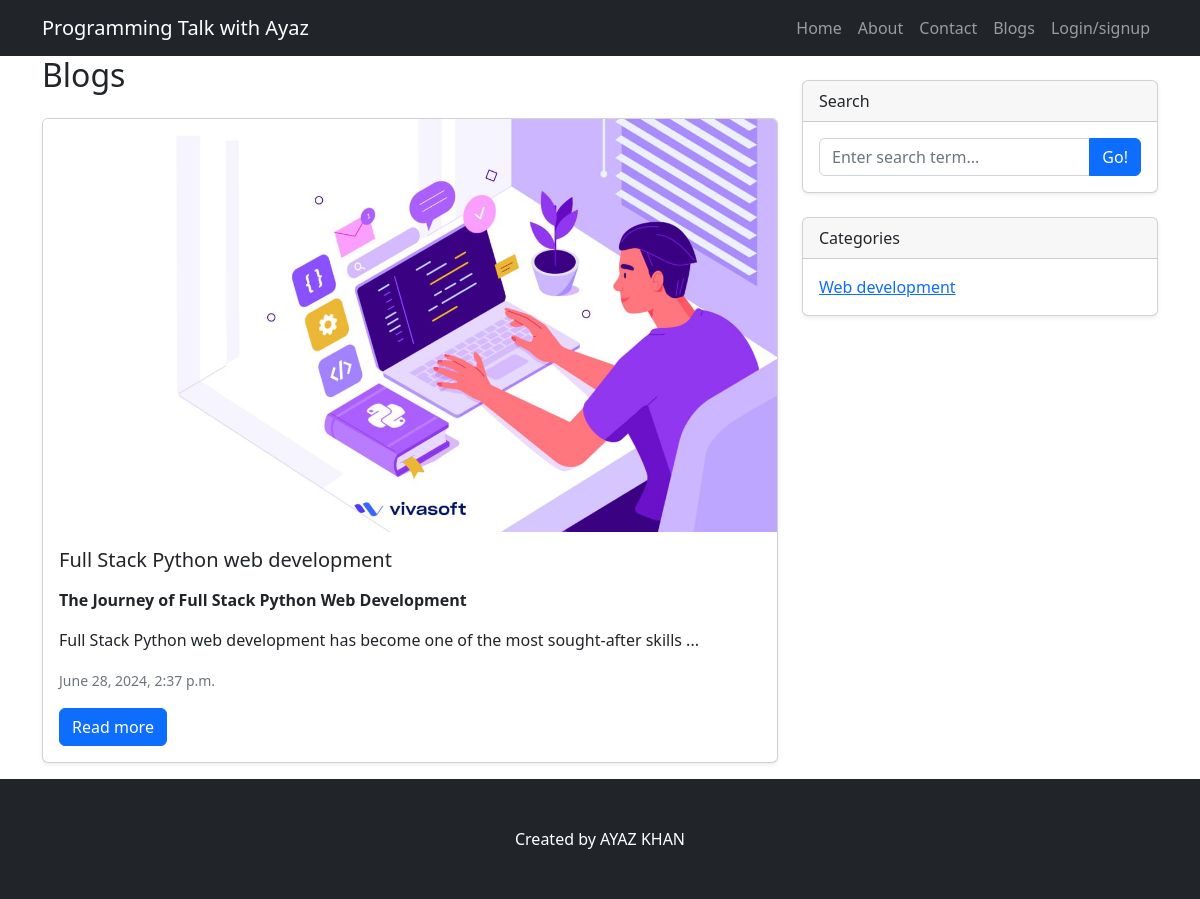
Screenshot of /blogs with the database file from the repository.
### blog/models.py (models this page shows, shortened)
class Blog(models.Model):
    user = models.ForeignKey(CustomUser, on_delete=models.CASCADE, null=True, blank=True)
    category = models.ForeignKey(Category, on_delete=models.CASCADE, null=True, blank=True)
    title = models.CharField(max_length=100, null=True, blank= True)
    author_name = models.CharField(max_length=100, null=True, blank=True)
    description = RichTextField(blank=True, null=True)
    image = models.ImageField(upload_to='blog/', null=True, blank=True)
    is_featured = models.BooleanField(default=False, null=True, blank=True)
    created_at = models.DateTimeField(auto_now_add=True)
    slug = models.SlugField(unique=True, blank=True, null=True)

class Category(models.Model):
    name = models.CharField(max_length=100, null=True, blank=True)
    slug = models.SlugField(max_length=100, unique=True, null=True, blank=True)
    is_active = models.BooleanField(default=True, null=True, blank=True)

### blog/views.py (the view)
# urls.py: path('blogs', views.blogs, name='blogs'),
def blogs(request):
    blog_obj = Blog.objects.all().order_by('-id')
    active_category = Category.objects.filter(is_active=True)
    context = {
        'blog_obj': blog_obj,
        'active_category': active_category
    }
    return render(request, 'blogs.html', context)

### blog/templates/blogs.html (shortened to what this page needs)
{% extends 'base.html' %}
{% load static %}
{% block content %}
<div class="container">
    <div class="row">
        <div class="col-md-8">
            <h2 class="mb-4">{{ category.name }} Blogs</h2>
            {% for blog in blog_obj %}
            <div class="card mb-3 shadow-sm">
                {% if blog.image %}
                <img src="{{ blog.image.url }}" class="card-img-top" alt="{{ blog.title }}">
                {% endif %}
                <div class="card-body">
                    <h5 class="card-title">{{ blog.title }}</h5>
                    <p class="card-text">{{ blog.description|safe|slice:":160" }}
                        {% if blog.description|length > 160 %}
                        ...
                        {% endif %}</p>
                    <p class="card-text"><small class="text-muted">{{ blog.created_at }}</small></p>
                    <a href="{% url 'blog-detail' blog.slug %}" class="btn btn-primary">Read more</a>
                </div>
            </div>
            {% endfor %}
        </div>
        <div class="col-12 col-md-4">
            <br>
            <div class="card mb-4 shadow-sm">
                <div class="card-header">Search</div>
                <div class="card-body">
                    <form id="search-form" method="post">
                        <div class="input-group">
                            <input class="form-control" name="search" type="text" placeholder="Enter search term..." aria-label="Enter search term..." aria-describedby="button-search">
                            <button class="btn btn-primary" id="button-search" type="submit">Go!</button>
                        </div>
                    </form>
                </div>
            </div>
            <div class="card mb-4 shadow-sm">
                <div class="card-header">Categories</div>
                <div class="card-body">
                    <div class="row">
                        {% for cat in active_category %}
                        <div class="col-sm-6">
                            <ul class="list-unstyled mb-0">
                                <li><a href="{% url 'blog-by-category' cat.slug %}">{{ cat.name }}</a></li>
                            </ul>
                        </div>
                        {% endfor %}
                    </div>
                </div>
            </div>
        </div>
    </div>
</div>
{% endblock %}

### rows the page displays
Blog: image (picture), title "Full Stack Python web development", description "The Journey of Full Stack Python Web Development Full Stack Python web development has become one of the most sought-after skills", created_at "June 28, 2024, 2:37 p.m."
Category: name "Web development"
